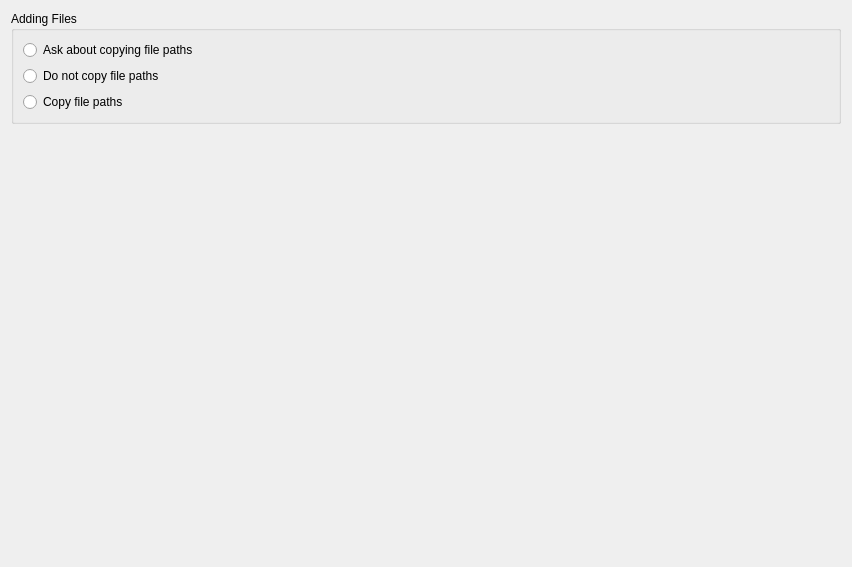
<?xml version="1.0" encoding="UTF-8"?>
<ui version="4.0">
 <class>CMakeProjectManager::Internal::CMakeSpecificSettingForm</class>
 <widget class="QWidget" name="CMakeProjectManager::Internal::CMakeSpecificSettingForm">
  <property name="geometry">
   <rect>
    <x>0</x>
    <y>0</y>
    <width>852</width>
    <height>567</height>
   </rect>
  </property>
  <property name="windowTitle">
   <string notr="true">Form</string>
  </property>
  <layout class="QVBoxLayout" name="verticalLayout_3">
   <item>
    <widget class="QGroupBox" name="groupBox_2">
     <property name="toolTip">
      <string>Determines whether file paths are copied to the clipboard for pasting to the CMakeLists.txt file when you add new files to CMake projects.</string>
     </property>
     <property name="title">
      <string>Adding Files</string>
     </property>
     <layout class="QVBoxLayout" name="verticalLayout_4">
      <item>
       <layout class="QVBoxLayout" name="verticalLayout">
        <item>
         <widget class="QRadioButton" name="alwaysAskRadio">
          <property name="text">
           <string>Ask about copying file paths</string>
          </property>
          <attribute name="buttonGroup">
           <string notr="true">newFileAddedCopyToCpliSettingGroup</string>
          </attribute>
         </widget>
        </item>
        <item>
         <widget class="QRadioButton" name="neverCopyRadio">
          <property name="text">
           <string>Do not copy file paths</string>
          </property>
          <attribute name="buttonGroup">
           <string notr="true">newFileAddedCopyToCpliSettingGroup</string>
          </attribute>
         </widget>
        </item>
        <item>
         <widget class="QRadioButton" name="alwaysCopyRadio">
          <property name="text">
           <string>Copy file paths</string>
          </property>
          <attribute name="buttonGroup">
           <string notr="true">newFileAddedCopyToCpliSettingGroup</string>
          </attribute>
         </widget>
        </item>
       </layout>
      </item>
     </layout>
    </widget>
   </item>
   <item>
    <spacer name="verticalSpacer">
     <property name="orientation">
      <enum>Qt::Vertical</enum>
     </property>
     <property name="sizeHint" stdset="0">
      <size>
       <width>20</width>
       <height>40</height>
      </size>
     </property>
    </spacer>
   </item>
  </layout>
 </widget>
 <resources/>
 <connections/>
 <buttongroups>
  <buttongroup name="newFileAddedCopyToCpliSettingGroup"/>
 </buttongroups>
</ui>
